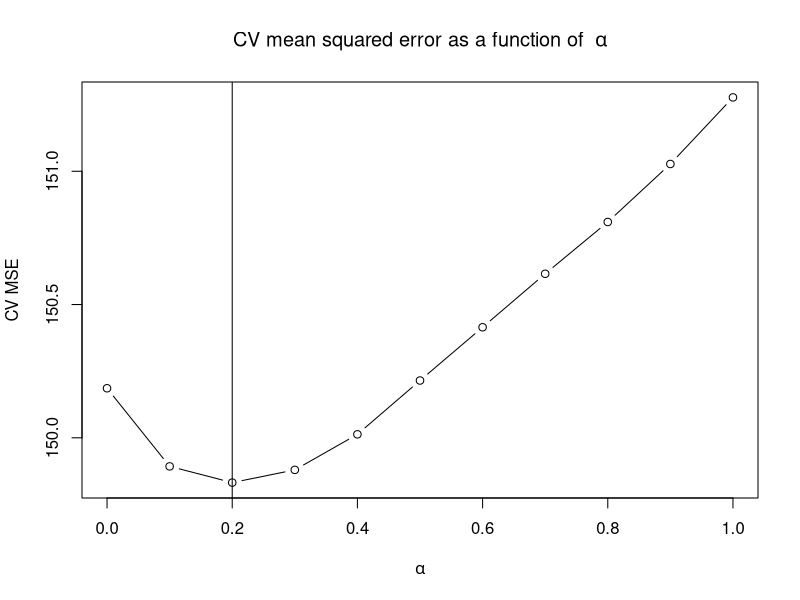

The R script that drew this image:
## ---- chunk 1
knitr::opts_chunk$set(
  collapse = TRUE,
  comment = "#>"
)

need <- c("glmnet")
ok <- vapply(need, requireNamespace, quietly = TRUE, FUN.VALUE = logical(1))
if (!all(ok)) {
  knitr::knit_exit()  
}
## ---- chunk 2
require(glmnet)
## ---- chunk 3
set.seed(1234)

n = 600; ntrain = 300
p = 20
     
x = matrix(rnorm(n*p), n, p)

# Treatment assignment
w = rbinom(n, 1, 0.5)

# m^*
m.coefs = c(rep(2,10), rep(0, p-10))
m = x %*% m.coefs

# tau
tau.coefs = runif(p, 0.5, 1)*m.coefs 
tau = 1.5*m + x%*%tau.coefs

mu = m + w * tau
y  = mu + 10 * rnorm(n)
cat("Signal to noise ratio:", var(mu)/var(y-mu))

# Split into train/test
xtest = x[-(1:ntrain), ]
tautest = tau[-(1:ntrain)] 
wtest = w[-(1:ntrain)]

x = x[1:ntrain, ]
y = y[1:ntrain] 
w = w[1:ntrain]

# Define training folds
nfolds = 10
foldid = sample(rep(1:10, trunc(nrow(x)/nfolds)+1))[1:nrow(x)]
## ---- chunk 4

e_fit = cv.glmnet(x, w, foldid = foldid,
                  family="binomial", type.measure="deviance",
                  keep = TRUE)

e_hat = e_fit$fit.preval[, e_fit$lambda == e_fit$lambda.1se]
e_hat = 1/(1 + exp(-e_hat))

## ---- chunk 5

m_fit = cv.glmnet(x, y, foldid = foldid, keep = TRUE)

m_hat = m_fit$fit.preval[, m_fit$lambda == m_fit$lambda.1se]

bhat = coef(m_fit, s = m_fit$lambda.1se)
support = which(bhat[-1] != 0)

## ---- chunk 6
y_tilde = y - m_hat
x_tilde = cbind(as.numeric(w - e_hat) * cbind(1, x))
## ---- chunk 7
cv.error = NULL
alphalist = seq(0, 1, length.out = 11)

for(alpha in alphalist){
  pf = rep(1/alpha, p)
  pf[support] = 1
  pf = c(0, pf) # Don't penalize the intercept
  
  tau_fit = cv.glmnet(x_tilde, y_tilde, 
                      foldid = foldid,
                      penalty.factor = pf,
                      intercept = FALSE, # already include in x_tilde
                      standardize = FALSE)
  cv.error = c(cv.error, min(tau_fit$cvm))
}


plot(alphalist, cv.error, type = "b",
     xlab = expression(alpha), 
     ylab = "CV MSE", 
     main = bquote("CV mean squared error as a function of " ~ alpha))
abline(v = alphalist[which.min(cv.error)])

## ---- chunk 8

best.alpha = alphalist[which.min(cv.error)]
cat("Chosen alpha:", best.alpha)

pf = rep(1/best.alpha, p)
pf[support] = 1
pf = c(0, pf)
tau_fit = cv.glmnet(x_tilde, y_tilde, foldid = foldid,
                    penalty.factor = pf,
                    intercept = FALSE,
                    standardize = FALSE)
## ---- chunk 9
tau_rlearner = cv.glmnet(x_tilde, y_tilde, foldid = foldid, 
                         penalty.factor = c(0, rep(1, ncol(x))),
                         intercept = FALSE,
                         standardize = FALSE)
## ---- chunk 10

rlearner_preds   = predict(tau_rlearner, cbind(1, xtest), s = "lambda.min")
cat("R-learner PSE: ", 
    round(mean((rlearner_preds - tautest)^2), 2))

pretrained_preds = predict(tau_fit, cbind(1, xtest), s = "lambda.min")
cat("Pretrained R-learner PSE: ", 
    round(mean((pretrained_preds - tautest)^2), 2))

## ---- chunk 11
######################################################
# Simulate data
######################################################
x = matrix(rnorm(n*p), n, p)

# Treatment assignment
w = rbinom(n, 1, 0.5)

# m^*
m.coefs = c(rep(2,10), rep(0, p-10))
m = x %*% m.coefs

# tau
# Note these coefficients have no overlap with m.coefs!
tau.coefs = c(rep(0, 10), rep(2, 10), rep(0, p-20))
tau = x%*%tau.coefs

mu = m + w * tau
y  = mu + 10 * rnorm(n)
cat("Signal to noise ratio:", var(mu)/var(y-mu))

# Split into train/test
xtest = x[-(1:ntrain), ]
tautest = tau[-(1:ntrain)] 
wtest = w[-(1:ntrain)]

x = x[1:ntrain, ]
y = y[1:ntrain] 
w = w[1:ntrain]

######################################################
# Model fitting: e^*
######################################################
e_fit = cv.glmnet(x, w, foldid = foldid,
                  family="binomial", type.measure="deviance",
                  keep = TRUE)
e_hat = e_fit$fit.preval[, e_fit$lambda == e_fit$lambda.1se]
e_hat = 1/(1 + exp(-e_hat))

######################################################
# Model fitting: m^*
######################################################
m_fit = cv.glmnet(x, y, foldid = foldid, keep = TRUE)

m_hat = m_fit$fit.preval[, m_fit$lambda == m_fit$lambda.1se]

bhat = coef(m_fit, s = m_fit$lambda.1se)
support = which(bhat[-1] != 0)

######################################################
# Pretraining: tau
######################################################
y_tilde = y - m_hat
x_tilde = cbind(as.numeric(w - e_hat) * cbind(1, x))

cv.error = NULL
alphalist = seq(0, 1, length.out = 11)

for(alpha in alphalist){
  pf = rep(1/alpha, p)
  pf[support] = 1
  pf = c(0, pf) # Don't penalize the intercept
  
  tau_fit = cv.glmnet(x_tilde, y_tilde, 
                      foldid = foldid,
                      penalty.factor = pf,
                      intercept = FALSE, # already include in x_tilde
                      standardize = FALSE)
  cv.error = c(cv.error, min(tau_fit$cvm))
}

# Our final model for tau:
best.alpha = alphalist[which.min(cv.error)]
cat("Chosen alpha:", best.alpha)

pf = rep(1/best.alpha, p)
pf[support] = 1
pf = c(0, pf)
tau_fit = cv.glmnet(x_tilde, y_tilde, foldid = foldid,
                    penalty.factor = pf,
                    intercept = FALSE,
                    standardize = FALSE)

######################################################
# Fit the usual R-learner:
######################################################
tau_rlearner = cv.glmnet(x_tilde, y_tilde, foldid = foldid, 
                         penalty.factor = c(0, rep(1, ncol(x))),
                         intercept = FALSE,
                         standardize = FALSE)

######################################################
# Measure performance:
######################################################
rlearner_preds = predict(tau_rlearner, cbind(1, xtest), s = "lambda.min")
cat("R-learner prediction squared error: ", 
    round(mean((rlearner_preds - tautest)^2), 2))

pretrained_preds = predict(tau_fit, cbind(1, xtest), s = "lambda.min")
cat("Pretrained R-learner prediction squared error: ", 
    round(mean((pretrained_preds - tautest)^2), 2))
